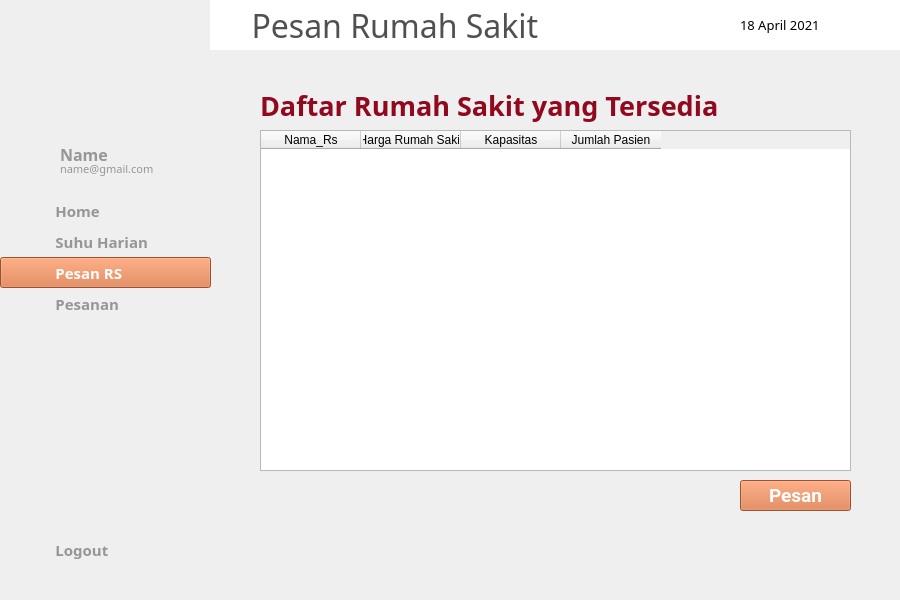
<?xml version="1.0" encoding="UTF-8"?>
<ui version="4.0">
 <class>MainWindow</class>
 <widget class="QMainWindow" name="MainWindow">
  <property name="geometry">
   <rect>
    <x>0</x>
    <y>0</y>
    <width>900</width>
    <height>600</height>
   </rect>
  </property>
  <property name="cursor">
   <cursorShape>ArrowCursor</cursorShape>
  </property>
  <property name="windowTitle">
   <string>MainWindow</string>
  </property>
  <widget class="QWidget" name="centralwidget">
   <widget class="QLabel" name="background">
    <property name="geometry">
     <rect>
      <x>0</x>
      <y>0</y>
      <width>900</width>
      <height>600</height>
     </rect>
    </property>
    <property name="text">
     <string/>
    </property>
    <property name="textFormat">
     <enum>Qt::PlainText</enum>
    </property>
    <property name="pixmap">
     <pixmap>../img/background.png</pixmap>
    </property>
    <property name="alignment">
     <set>Qt::AlignRight|Qt::AlignTrailing|Qt::AlignVCenter</set>
    </property>
   </widget>
   <widget class="QLabel" name="topbar">
    <property name="geometry">
     <rect>
      <x>210</x>
      <y>0</y>
      <width>691</width>
      <height>50</height>
     </rect>
    </property>
    <property name="font">
     <font>
      <family>Montserrat Medium</family>
      <pointsize>24</pointsize>
      <weight>50</weight>
      <bold>false</bold>
     </font>
    </property>
    <property name="styleSheet">
     <string notr="true">background-color: rgb(255, 255, 255);
color: rgb(80, 80, 80);</string>
    </property>
    <property name="text">
     <string>     Pesan Rumah Sakit</string>
    </property>
   </widget>
   <widget class="QLabel" name="icon_notif">
    <property name="geometry">
     <rect>
      <x>850</x>
      <y>15</y>
      <width>20</width>
      <height>20</height>
     </rect>
    </property>
    <property name="text">
     <string/>
    </property>
    <property name="pixmap">
     <pixmap>../img/notif.png</pixmap>
    </property>
    <property name="scaledContents">
     <bool>true</bool>
    </property>
   </widget>
   <widget class="QLabel" name="icon_calendar">
    <property name="geometry">
     <rect>
      <x>710</x>
      <y>15</y>
      <width>20</width>
      <height>20</height>
     </rect>
    </property>
    <property name="text">
     <string/>
    </property>
    <property name="pixmap">
     <pixmap>../img/cal.png</pixmap>
    </property>
    <property name="scaledContents">
     <bool>true</bool>
    </property>
   </widget>
   <widget class="QLabel" name="label_date">
    <property name="geometry">
     <rect>
      <x>740</x>
      <y>15</y>
      <width>101</width>
      <height>20</height>
     </rect>
    </property>
    <property name="font">
     <font>
      <family>Montserrat Medium</family>
      <pointsize>10</pointsize>
      <weight>50</weight>
      <bold>false</bold>
     </font>
    </property>
    <property name="text">
     <string>18 April 2021</string>
    </property>
   </widget>
   <widget class="QPushButton" name="button_home">
    <property name="geometry">
     <rect>
      <x>0</x>
      <y>195</y>
      <width>211</width>
      <height>31</height>
     </rect>
    </property>
    <property name="font">
     <font>
      <family>Montserrat SemiBold</family>
      <pointsize>11</pointsize>
      <weight>75</weight>
      <bold>true</bold>
     </font>
    </property>
    <property name="cursor">
     <cursorShape>PointingHandCursor</cursorShape>
    </property>
    <property name="layoutDirection">
     <enum>Qt::LeftToRight</enum>
    </property>
    <property name="autoFillBackground">
     <bool>false</bool>
    </property>
    <property name="styleSheet">
     <string notr="true">Text-align:left;
background-color: rgb(251, 242, 215);
color: rgb(150, 150, 150);</string>
    </property>
    <property name="text">
     <string>              Home</string>
    </property>
    <property name="flat">
     <bool>true</bool>
    </property>
   </widget>
   <widget class="QLabel" name="icon_home">
    <property name="geometry">
     <rect>
      <x>20</x>
      <y>200</y>
      <width>20</width>
      <height>20</height>
     </rect>
    </property>
    <property name="text">
     <string/>
    </property>
    <property name="pixmap">
     <pixmap>../img/home-gray.png</pixmap>
    </property>
    <property name="scaledContents">
     <bool>true</bool>
    </property>
   </widget>
   <widget class="QPushButton" name="button_suhu">
    <property name="geometry">
     <rect>
      <x>0</x>
      <y>226</y>
      <width>211</width>
      <height>31</height>
     </rect>
    </property>
    <property name="font">
     <font>
      <family>Montserrat SemiBold</family>
      <pointsize>11</pointsize>
      <weight>75</weight>
      <bold>true</bold>
     </font>
    </property>
    <property name="cursor">
     <cursorShape>PointingHandCursor</cursorShape>
    </property>
    <property name="layoutDirection">
     <enum>Qt::LeftToRight</enum>
    </property>
    <property name="autoFillBackground">
     <bool>false</bool>
    </property>
    <property name="styleSheet">
     <string notr="true">Text-align:left;
background-color: rgb(251, 242, 215);
color: rgb(150, 150, 150);</string>
    </property>
    <property name="text">
     <string>              Suhu Harian</string>
    </property>
    <property name="flat">
     <bool>true</bool>
    </property>
   </widget>
   <widget class="QLabel" name="icon_suhu">
    <property name="geometry">
     <rect>
      <x>20</x>
      <y>233</y>
      <width>20</width>
      <height>20</height>
     </rect>
    </property>
    <property name="text">
     <string/>
    </property>
    <property name="pixmap">
     <pixmap>../img/termo-gray.png</pixmap>
    </property>
    <property name="scaledContents">
     <bool>true</bool>
    </property>
   </widget>
   <widget class="QLabel" name="icon_pesan">
    <property name="geometry">
     <rect>
      <x>20</x>
      <y>263</y>
      <width>20</width>
      <height>20</height>
     </rect>
    </property>
    <property name="text">
     <string/>
    </property>
    <property name="pixmap">
     <pixmap>../img/order-white.png</pixmap>
    </property>
    <property name="scaledContents">
     <bool>true</bool>
    </property>
   </widget>
   <widget class="QPushButton" name="button_pesan">
    <property name="geometry">
     <rect>
      <x>0</x>
      <y>257</y>
      <width>211</width>
      <height>31</height>
     </rect>
    </property>
    <property name="font">
     <font>
      <family>Montserrat SemiBold</family>
      <pointsize>11</pointsize>
      <weight>75</weight>
      <bold>true</bold>
     </font>
    </property>
    <property name="cursor">
     <cursorShape>PointingHandCursor</cursorShape>
    </property>
    <property name="layoutDirection">
     <enum>Qt::LeftToRight</enum>
    </property>
    <property name="autoFillBackground">
     <bool>false</bool>
    </property>
    <property name="styleSheet">
     <string notr="true">background-color: rgb(218, 114, 60);
color: rgb(255, 255, 255);
Text-align:left;</string>
    </property>
    <property name="text">
     <string>              Pesan RS</string>
    </property>
    <property name="flat">
     <bool>false</bool>
    </property>
   </widget>
   <widget class="QLabel" name="icon_pesanan">
    <property name="geometry">
     <rect>
      <x>20</x>
      <y>294</y>
      <width>20</width>
      <height>20</height>
     </rect>
    </property>
    <property name="text">
     <string/>
    </property>
    <property name="pixmap">
     <pixmap>../img/pesanan-gray.png</pixmap>
    </property>
    <property name="scaledContents">
     <bool>true</bool>
    </property>
   </widget>
   <widget class="QPushButton" name="button_pesanan">
    <property name="geometry">
     <rect>
      <x>0</x>
      <y>288</y>
      <width>211</width>
      <height>31</height>
     </rect>
    </property>
    <property name="font">
     <font>
      <family>Montserrat SemiBold</family>
      <pointsize>11</pointsize>
      <weight>75</weight>
      <bold>true</bold>
     </font>
    </property>
    <property name="cursor">
     <cursorShape>PointingHandCursor</cursorShape>
    </property>
    <property name="layoutDirection">
     <enum>Qt::LeftToRight</enum>
    </property>
    <property name="autoFillBackground">
     <bool>false</bool>
    </property>
    <property name="styleSheet">
     <string notr="true">Text-align:left;
background-color: rgb(251, 242, 215);
color: rgb(150, 150, 150);</string>
    </property>
    <property name="text">
     <string>              Pesanan</string>
    </property>
    <property name="flat">
     <bool>true</bool>
    </property>
   </widget>
   <widget class="QPushButton" name="button_logout">
    <property name="geometry">
     <rect>
      <x>0</x>
      <y>534</y>
      <width>211</width>
      <height>31</height>
     </rect>
    </property>
    <property name="font">
     <font>
      <family>Montserrat SemiBold</family>
      <pointsize>11</pointsize>
      <weight>75</weight>
      <bold>true</bold>
     </font>
    </property>
    <property name="cursor">
     <cursorShape>PointingHandCursor</cursorShape>
    </property>
    <property name="layoutDirection">
     <enum>Qt::LeftToRight</enum>
    </property>
    <property name="autoFillBackground">
     <bool>false</bool>
    </property>
    <property name="styleSheet">
     <string notr="true">Text-align:left;
background-color: rgb(251, 242, 215);
color: rgb(150, 150, 150);</string>
    </property>
    <property name="text">
     <string>              Logout</string>
    </property>
    <property name="flat">
     <bool>true</bool>
    </property>
   </widget>
   <widget class="QLabel" name="icon_logout">
    <property name="geometry">
     <rect>
      <x>20</x>
      <y>540</y>
      <width>20</width>
      <height>20</height>
     </rect>
    </property>
    <property name="text">
     <string/>
    </property>
    <property name="pixmap">
     <pixmap>../img/power-gray.png</pixmap>
    </property>
    <property name="scaledContents">
     <bool>true</bool>
    </property>
   </widget>
   <widget class="QLabel" name="icon_avatar">
    <property name="geometry">
     <rect>
      <x>0</x>
      <y>140</y>
      <width>61</width>
      <height>41</height>
     </rect>
    </property>
    <property name="text">
     <string/>
    </property>
    <property name="pixmap">
     <pixmap>../img/avatar.png</pixmap>
    </property>
    <property name="scaledContents">
     <bool>true</bool>
    </property>
   </widget>
   <widget class="QLabel" name="label">
    <property name="geometry">
     <rect>
      <x>60</x>
      <y>146</y>
      <width>81</width>
      <height>16</height>
     </rect>
    </property>
    <property name="font">
     <font>
      <family>Montserrat SemiBold</family>
      <pointsize>12</pointsize>
      <weight>75</weight>
      <bold>true</bold>
     </font>
    </property>
    <property name="styleSheet">
     <string notr="true">color: rgb(150, 150, 150);</string>
    </property>
    <property name="text">
     <string>Name</string>
    </property>
   </widget>
   <widget class="QLabel" name="label_email">
    <property name="geometry">
     <rect>
      <x>60</x>
      <y>161</y>
      <width>131</width>
      <height>16</height>
     </rect>
    </property>
    <property name="font">
     <font>
      <family>Montserrat Medium</family>
      <pointsize>8</pointsize>
      <weight>50</weight>
      <bold>false</bold>
     </font>
    </property>
    <property name="styleSheet">
     <string notr="true">color: rgb(150, 150, 150);</string>
    </property>
    <property name="text">
     <string>name@gmail.com</string>
    </property>
   </widget>
   <widget class="QLabel" name="header_pesan">
    <property name="geometry">
     <rect>
      <x>260</x>
      <y>80</y>
      <width>501</width>
      <height>51</height>
     </rect>
    </property>
    <property name="font">
     <font>
      <family>Montserrat ExtraBold</family>
      <pointsize>20</pointsize>
      <weight>75</weight>
      <bold>true</bold>
     </font>
    </property>
    <property name="styleSheet">
     <string notr="true">QLabel{
	color: rgb(145, 9, 30);
}</string>
    </property>
    <property name="text">
     <string>Daftar Rumah Sakit yang Tersedia</string>
    </property>
   </widget>
   <widget class="QPushButton" name="button_pesan_2">
    <property name="geometry">
     <rect>
      <x>740</x>
      <y>480</y>
      <width>111</width>
      <height>31</height>
     </rect>
    </property>
    <property name="font">
     <font>
      <family>Roboto</family>
      <pointsize>14</pointsize>
      <weight>75</weight>
      <bold>true</bold>
     </font>
    </property>
    <property name="cursor">
     <cursorShape>PointingHandCursor</cursorShape>
    </property>
    <property name="styleSheet">
     <string notr="true">QPushButton{
	background-color: rgb(218, 114, 60);
	color: rgb(255, 255, 255);
}</string>
    </property>
    <property name="text">
     <string>Pesan</string>
    </property>
   </widget>
   <widget class="QTableWidget" name="tabel_pesan">
    <property name="geometry">
     <rect>
      <x>260</x>
      <y>130</y>
      <width>591</width>
      <height>341</height>
     </rect>
    </property>
    <property name="cursor" stdset="0">
     <cursorShape>PointingHandCursor</cursorShape>
    </property>
    <property name="selectionMode">
     <enum>QAbstractItemView::SingleSelection</enum>
    </property>
    <property name="selectionBehavior">
     <enum>QAbstractItemView::SelectRows</enum>
    </property>
    <property name="columnCount">
     <number>4</number>
    </property>
    <attribute name="verticalHeaderVisible">
     <bool>false</bool>
    </attribute>
    <attribute name="verticalHeaderDefaultSectionSize">
     <number>30</number>
    </attribute>
    <column>
     <property name="text">
      <string>Nama_Rs</string>
     </property>
    </column>
    <column>
     <property name="text">
      <string>Harga Rumah Sakit</string>
     </property>
    </column>
    <column>
     <property name="text">
      <string>Kapasitas</string>
     </property>
    </column>
    <column>
     <property name="text">
      <string>Jumlah Pasien</string>
     </property>
    </column>
   </widget>
   <zorder>background</zorder>
   <zorder>topbar</zorder>
   <zorder>icon_notif</zorder>
   <zorder>icon_calendar</zorder>
   <zorder>label_date</zorder>
   <zorder>button_home</zorder>
   <zorder>icon_home</zorder>
   <zorder>button_suhu</zorder>
   <zorder>icon_suhu</zorder>
   <zorder>button_pesan</zorder>
   <zorder>icon_pesan</zorder>
   <zorder>button_pesanan</zorder>
   <zorder>icon_pesanan</zorder>
   <zorder>button_logout</zorder>
   <zorder>icon_logout</zorder>
   <zorder>icon_avatar</zorder>
   <zorder>label</zorder>
   <zorder>label_email</zorder>
   <zorder>header_pesan</zorder>
   <zorder>button_pesan_2</zorder>
   <zorder>tabel_pesan</zorder>
  </widget>
 </widget>
 <resources/>
 <connections/>
</ui>
